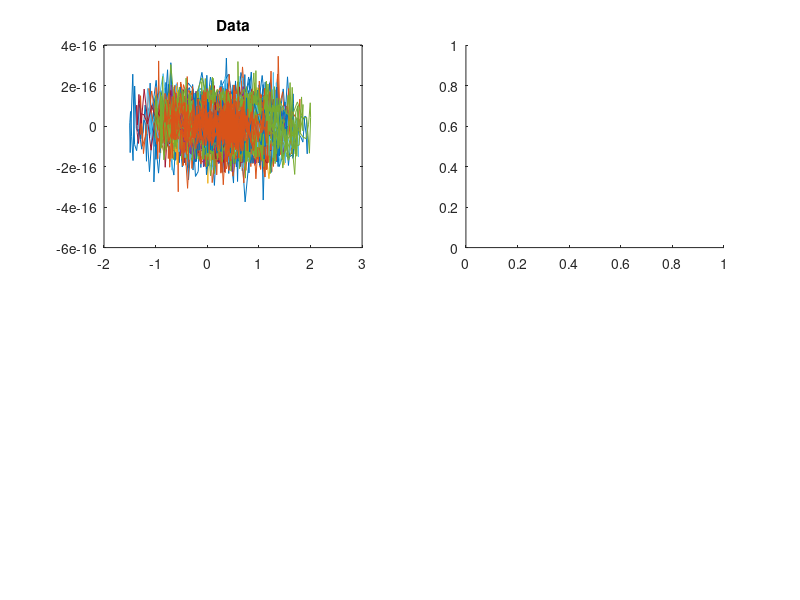

Write the MATLAB code that produced this figure. (Note: this script raises an error after producing the figure.)
%% Example of Fourier-based bound for autocorrelated data

%% Construct: a data matrix with independent but autocorrelated columns
N=1e3;
M=30;
dc=.11;
v=3+randn(1,M);
X=(randn(N,M)+dc).*v;

sigma=20;
G=exp(-[0:N-1]'/sigma); %Frequency-space shaping of signal

G(2:end)=G(2:end)+conj(flipud(G(2:end))); %Ensuring a real-valued filter

X=ifft(fft(X,[],1).*G); %Filtering
g=ifft(G);
g=g(1:200); %200-th order FIR approximation;
% for j=1:M
% X(:,j)=conv(X(:,j),g,'same'); %Alternative, causal, filtering
% end

%% Plots
figure('Units','Normalized','OuterPosition',[0 0 1 1])
subplot(2,2,1) %Data
plot(X)
title('Data')

subplot(2,2,2) %Data autocorrelation
hold on
r=0;
for j=1:M
rj=autocorr(X(:,j),'NumLags',200);
plot(rj)
r=r+rj*sum(X(:,j).^2);
end
plot(g/g(1),'k','LineWidth',2)
plot(r/r(1),'r','LineWidth',2)
title('Autocov')
xlabel('Lag (samples)')

subplot(2,2,3) %Bounds
l=VAF(X'*X); %Computing X'*X because it is cheaper
plot(l,'LineWidth',2,'DisplayName','Empirical eigenvalues')
hold on
G1=G;
G1(1)=G1(1)*(dc*sqrt(N)); %G is the filter spectrum. But the original signal spectrum was flat except for the DC component. This is the theoretical DC component after filtering.
b=VAF(abs(G1).^2); %Fourier-based bound
plot(b,'LineWidth',2,'DisplayName','*True* column spectrum based bound')
F=fft(X,[],1);
c=VAF(sum(abs(F).^2,2));
plot(c,'LineWidth',2,'DisplayName','Empirical column spectrum based bound')
d=VAF(sum(X.^2));
plot(d,'LineWidth',2,'DisplayName','Empirical column energy based bound')
C=dct(X,[],1);
e=VAF(sum(C.^2,2));
plot(e,'LineWidth',2,'DisplayName','Empirical column DCT based bound')
axis([1 M 0 1])
title('Eigenvalues')
legend('Location','SouthEast')
ylabel('Variance Accounted For (%)')
xlabel('Dimensions')